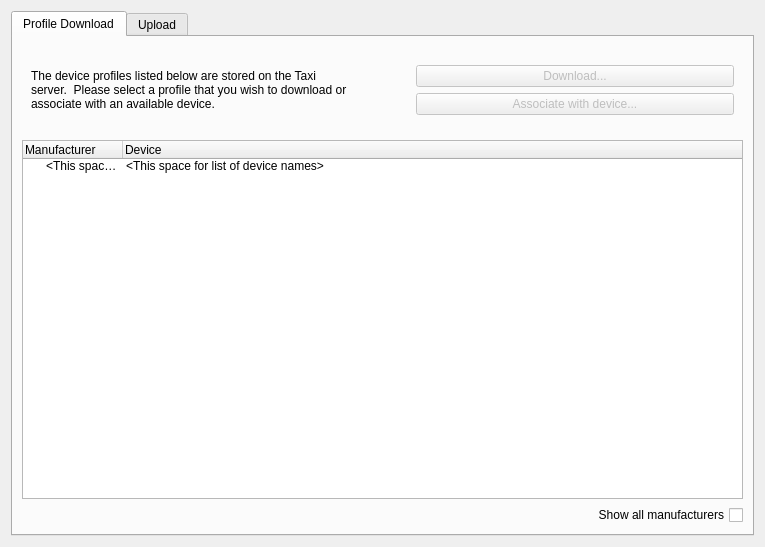
<?xml version="1.0" encoding="UTF-8"?>
<ui version="4.0">
 <class>syDatabaseWidget</class>
 <widget class="QWidget" name="syDatabaseWidget">
  <property name="geometry">
   <rect>
    <x>0</x>
    <y>0</y>
    <width>765</width>
    <height>547</height>
   </rect>
  </property>
  <property name="windowTitle">
   <string>Form</string>
  </property>
  <layout class="QGridLayout" name="gridLayout">
   <item row="0" column="0">
    <widget class="QTabWidget" name="tabWidget">
     <property name="sizePolicy">
      <sizepolicy hsizetype="Preferred" vsizetype="Preferred">
       <horstretch>0</horstretch>
       <verstretch>0</verstretch>
      </sizepolicy>
     </property>
     <property name="currentIndex">
      <number>0</number>
     </property>
     <widget class="QWidget" name="tab">
      <attribute name="title">
       <string>Profile Download</string>
      </attribute>
      <layout class="QGridLayout" name="gridLayout_2">
       <item row="1" column="0">
        <widget class="QFrame" name="frame">
         <property name="frameShape">
          <enum>QFrame::NoFrame</enum>
         </property>
         <property name="frameShadow">
          <enum>QFrame::Raised</enum>
         </property>
         <property name="lineWidth">
          <number>0</number>
         </property>
         <layout class="QHBoxLayout" name="horizontalLayout_2">
          <item>
           <widget class="QLabel" name="label">
            <property name="sizePolicy">
             <sizepolicy hsizetype="Preferred" vsizetype="Preferred">
              <horstretch>0</horstretch>
              <verstretch>0</verstretch>
             </sizepolicy>
            </property>
            <property name="text">
             <string>The device profiles listed below are stored on the Taxi server.  Please select a profile that you wish to download or associate with an available device.</string>
            </property>
            <property name="scaledContents">
             <bool>true</bool>
            </property>
            <property name="wordWrap">
             <bool>true</bool>
            </property>
           </widget>
          </item>
          <item>
           <spacer name="horizontalSpacer_2">
            <property name="orientation">
             <enum>Qt::Horizontal</enum>
            </property>
            <property name="sizeType">
             <enum>QSizePolicy::Fixed</enum>
            </property>
            <property name="sizeHint" stdset="0">
             <size>
              <width>60</width>
              <height>20</height>
             </size>
            </property>
           </spacer>
          </item>
          <item>
           <layout class="QVBoxLayout" name="buttonLayout">
            <item>
             <widget class="QPushButton" name="pushButton_2">
              <property name="enabled">
               <bool>false</bool>
              </property>
              <property name="text">
               <string>Download...</string>
              </property>
             </widget>
            </item>
            <item>
             <widget class="QPushButton" name="pushButton">
              <property name="enabled">
               <bool>false</bool>
              </property>
              <property name="text">
               <string>Associate with device...</string>
              </property>
             </widget>
            </item>
           </layout>
          </item>
         </layout>
        </widget>
       </item>
       <item row="4" column="0">
        <layout class="QVBoxLayout" name="verticalLayout">
         <item>
          <widget class="QTreeWidget" name="taxiProfileTreeWidget">
           <property name="columnCount">
            <number>2</number>
           </property>
           <column>
            <property name="text">
             <string notr="true">Manufacturer</string>
            </property>
           </column>
           <column>
            <property name="text">
             <string>Device</string>
            </property>
           </column>
           <item>
            <property name="text">
             <string>&lt;This space for list of device manufacturers&gt;</string>
            </property>
            <property name="text">
             <string>&lt;This space for list of device names&gt;</string>
            </property>
           </item>
          </widget>
         </item>
        </layout>
       </item>
       <item row="3" column="0">
        <spacer name="verticalSpacer_2">
         <property name="orientation">
          <enum>Qt::Vertical</enum>
         </property>
         <property name="sizeType">
          <enum>QSizePolicy::Fixed</enum>
         </property>
         <property name="sizeHint" stdset="0">
          <size>
           <width>20</width>
           <height>10</height>
          </size>
         </property>
        </spacer>
       </item>
       <item row="0" column="0">
        <spacer name="verticalSpacer_3">
         <property name="orientation">
          <enum>Qt::Vertical</enum>
         </property>
         <property name="sizeType">
          <enum>QSizePolicy::Maximum</enum>
         </property>
         <property name="sizeHint" stdset="0">
          <size>
           <width>20</width>
           <height>10</height>
          </size>
         </property>
        </spacer>
       </item>
       <item row="5" column="0">
        <widget class="QCheckBox" name="checkBox">
         <property name="layoutDirection">
          <enum>Qt::RightToLeft</enum>
         </property>
         <property name="text">
          <string>Show all manufacturers</string>
         </property>
        </widget>
       </item>
      </layout>
     </widget>
     <widget class="QWidget" name="tab_2">
      <attribute name="title">
       <string>Upload</string>
      </attribute>
      <layout class="QGridLayout" name="gridLayout_3">
       <item row="0" column="0">
        <widget class="QFrame" name="frame_2">
         <property name="frameShape">
          <enum>QFrame::StyledPanel</enum>
         </property>
         <property name="frameShadow">
          <enum>QFrame::Raised</enum>
         </property>
         <layout class="QGridLayout" name="gridLayout_5">
          <item row="1" column="0">
           <layout class="QGridLayout" name="gridLayout_4">
            <property name="leftMargin">
             <number>6</number>
            </property>
            <property name="topMargin">
             <number>0</number>
            </property>
            <property name="horizontalSpacing">
             <number>0</number>
            </property>
            <property name="verticalSpacing">
             <number>10</number>
            </property>
            <item row="3" column="0">
             <layout class="QHBoxLayout" name="profiledataLayout">
              <item>
               <widget class="QLabel" name="label_2">
                <property name="text">
                 <string>Profile Data:</string>
                </property>
               </widget>
              </item>
              <item>
               <spacer name="horizontalSpacer_7">
                <property name="orientation">
                 <enum>Qt::Horizontal</enum>
                </property>
                <property name="sizeType">
                 <enum>QSizePolicy::Minimum</enum>
                </property>
                <property name="sizeHint" stdset="0">
                 <size>
                  <width>40</width>
                  <height>20</height>
                 </size>
                </property>
               </spacer>
              </item>
              <item>
               <widget class="QLineEdit" name="profiledataLineEdit"/>
              </item>
              <item>
               <widget class="QPushButton" name="pushButton_3">
                <property name="enabled">
                 <bool>false</bool>
                </property>
                <property name="text">
                 <string>Browse</string>
                </property>
               </widget>
              </item>
             </layout>
            </item>
            <item row="2" column="0">
             <layout class="QHBoxLayout" name="metadataLayout">
              <item>
               <widget class="QLabel" name="label_3">
                <property name="text">
                 <string>Metadata File</string>
                </property>
               </widget>
              </item>
              <item>
               <spacer name="horizontalSpacer_6">
                <property name="orientation">
                 <enum>Qt::Horizontal</enum>
                </property>
                <property name="sizeType">
                 <enum>QSizePolicy::Minimum</enum>
                </property>
                <property name="sizeHint" stdset="0">
                 <size>
                  <width>40</width>
                  <height>20</height>
                 </size>
                </property>
               </spacer>
              </item>
              <item>
               <widget class="QLineEdit" name="metadataLineEdit"/>
              </item>
              <item>
               <widget class="QPushButton" name="pushButton_4">
                <property name="enabled">
                 <bool>false</bool>
                </property>
                <property name="text">
                 <string>Browse...</string>
                </property>
               </widget>
              </item>
             </layout>
            </item>
            <item row="1" column="0">
             <layout class="QHBoxLayout" name="descriptionLayout">
              <item>
               <widget class="QLabel" name="label_4">
                <property name="text">
                 <string>Description:</string>
                </property>
               </widget>
              </item>
              <item>
               <spacer name="horizontalSpacer_5">
                <property name="orientation">
                 <enum>Qt::Horizontal</enum>
                </property>
                <property name="sizeType">
                 <enum>QSizePolicy::Minimum</enum>
                </property>
                <property name="sizeHint" stdset="0">
                 <size>
                  <width>40</width>
                  <height>20</height>
                 </size>
                </property>
               </spacer>
              </item>
              <item>
               <widget class="QLineEdit" name="descriptionLineEdit"/>
              </item>
             </layout>
            </item>
            <item row="0" column="0">
             <layout class="QHBoxLayout" name="licenseLayout">
              <item>
               <widget class="QLabel" name="label_5">
                <property name="text">
                 <string>License:</string>
                </property>
               </widget>
              </item>
              <item>
               <spacer name="horizontalSpacer_4">
                <property name="orientation">
                 <enum>Qt::Horizontal</enum>
                </property>
                <property name="sizeType">
                 <enum>QSizePolicy::Minimum</enum>
                </property>
                <property name="sizeHint" stdset="0">
                 <size>
                  <width>40</width>
                  <height>20</height>
                 </size>
                </property>
               </spacer>
              </item>
              <item>
               <widget class="QLineEdit" name="licenseLineEdit">
                <property name="text">
                 <string>http://www.color.org/registry/icc_license_2011.txt</string>
                </property>
               </widget>
              </item>
             </layout>
            </item>
           </layout>
          </item>
          <item row="2" column="1">
           <widget class="QPushButton" name="pushButton_5">
            <property name="enabled">
             <bool>false</bool>
            </property>
            <property name="text">
             <string>Upload</string>
            </property>
           </widget>
          </item>
         </layout>
        </widget>
       </item>
      </layout>
     </widget>
    </widget>
   </item>
  </layout>
 </widget>
 <resources/>
 <connections/>
</ui>
